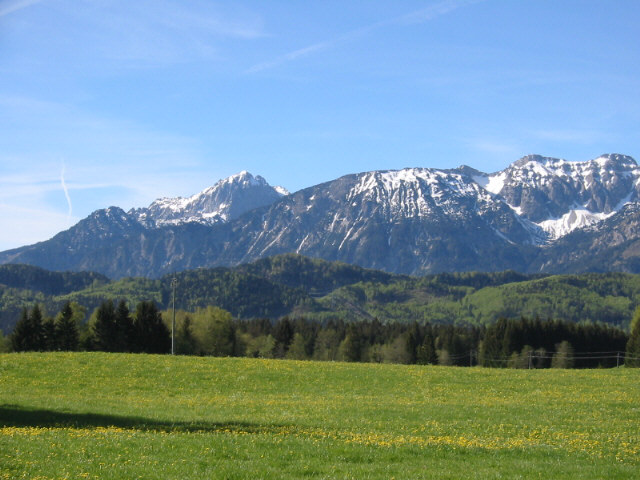
//> input picture sheet02/left.png, 640 x 480 px
$ ./exercise02 left.png   (built with g++ and OpenCV 4)
//> lines starting //> are read from the running program, lines starting //| are printed output that depends on the picture; after the words box and inside, x2 and y2 are one past the last pixel; in counts of white or black regions, pixels touching at a corner belong together
/**
 * Vorlesung: Bildbasierte Modellierung SS 2015
 * Professor: Prof. Dr.-Ing. Marcus Magnor
 * Betreuer: Felix Klose (klose@cg.cs.tu-bs.de)
 * Datum: 1.05.2015
 * Blatt: 2
 * Abgabe: Präsentation der bearbeiteten Aufgaben in der Übung am 8.5.2015.
 * URL: http://www.cg.cs.tu-bs.de/teaching/lectures/ss15/bbm/
 */

#include <iostream>
#include <cv.h>
#include <highgui.h>

/**
* http://stackoverflow.com/questions/22590907/cvsmooth-identifier-not-found ...
* http://answers.opencv.org/question/17546/opencv-will-drop-c-api-support-soon/
*/

int main(int argc, char **argv) {
	/**
	 * Aufgabe: 2D-Operationen auf Bildern (5 Punkte)
	 *
	 * In der Vorlesung wurde gezeigt, das große Bereiche natürlicher Bilder
	 * homogen sind, die meisten Informationen über ein Bild jedoch in den
	 * Kanten und Diskontinuitäten zu finden sind.  In disem Übungsblatt soll
	 * es darum gehen, Kanten und herausragende Punkte in Bildern zu finden.
	 *
	 * Häufige Grundlage der Verarbeitung von Bildern ist das Anwenden von
	 * Filtern.  Es entspricht der Faltung (engl. \emph{convolution}) des
	 * Bildes mit einem Filterkern.  Filterkerne werden zu sehr verschiedenen
	 * Zwecken eingesetzt.
	 *
	 * - Skizziere (auf Papier) eine eindimensionale Gaußfunktion mit
	 *   Mittelwert $\mu$ und Varianz $\sigma^2$.  Was ist die
	 *   Fourier-Transformation einer Gaußfunktion?
	 * - Lade ein Testbild und wandle es in ein Grauwertbild mit
	 *   float-Werten in $[0, 1]$ um.
	 */

	if (argc < 2) {
		std::cerr << "usage: " << argv[0] << " <image>" << std::endl;
		exit(1);
	}
	IplImage *image = cvLoadImage(argv[1]);
//> image is the input picture: 480 rows x 640 cols, CV_8UC3; mean B, G, R 147.6, 141.3, 114.5
	CvSize size = cvGetSize(image);
//> size = Size(640, 480)
	IplImage *imageFloat = cvCreateImage(size, IPL_DEPTH_32F, image->nChannels);
	IplImage *gray = cvCreateImage(size, IPL_DEPTH_32F, 1);

/* TODO */
	cvConvertScale(image, imageFloat, 1.0 / 255.0);
	cvCvtColor(imageFloat, gray, CV_BGR2GRAY);

	cvNamedWindow("Grayscale");
	cvShowImage("Grayscale", gray);
	cvWaitKey(0);

	/**
	 * - Falte ein verrauschtes Testbild mit Gaußfunktionen verschiedener
	 *   Varianzen. Was passiert? Welchen Einfluss hat die Kernelgröße?
	 */
	IplImage *lgauss = cvCreateImage(size, IPL_DEPTH_32F, 1);
	IplImage *sgauss = cvCreateImage(size, IPL_DEPTH_32F, 1);

/* TODO */
	int kernel_size = 201;
	float sigma_s = 2;
	float sigma_l = 20;
	cvSmooth(gray, sgauss, CV_GAUSSIAN, kernel_size, kernel_size, sigma_s);
	cvSmooth(gray, lgauss, CV_GAUSSIAN, kernel_size, kernel_size, sigma_l);
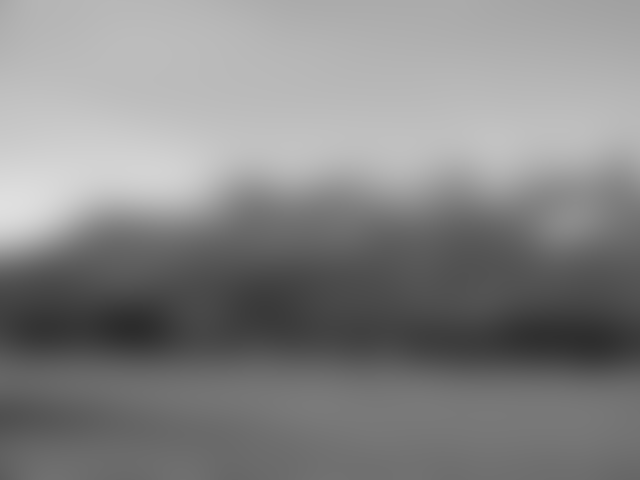
//> lgauss: 480 rows x 640 cols, CV_32FC1; min 0.174, max 0.876, mean 0.526

	cvNamedWindow("Large Gaussian");
	cvShowImage("Large Gaussian", lgauss);
	cvNamedWindow("Small Gaussian");
	cvShowImage("Small Gaussian", sgauss);
	cvWaitKey(0);

	/**
	 * - Betrachte die Differenzen zweier gaußgefilterter Bilder (evt.
	 *   skalieren).
	 */
	IplImage *dog = cvCreateImage(size, IPL_DEPTH_32F, 1);

/* TODO */
	cvAbsDiff(lgauss, sgauss, dog);

	cvNamedWindow("Difference of Gaussians");
	cvShowImage("Difference of Gaussians", dog);
	cvWaitKey(0);

	/**
	 * Aufgabe: Diskrete Ableitungen (5 Punkte)
	 *
	 * Mathematisch sind Ableitungen nur für stetige Funktionen definiert.  Da
	 * ein Bild nur pixelweise, d.h. an diskreten Stellen, Informationen
	 * liefert, kann man Ableitungen von Bildern nicht direkt bestimmen.  Eine
	 * naheliegene Approximation der Ableitung ist der Differenzenquotient.
	 * Sei $f:\Omega \subset \mathbb{R} \to \mathbb{R}$ eine Funktion.  Dann
	 * ist der Differenzenquotient $D_h(x) = \frac{f(x+h) - f(x)}{h}$ eine
	 * Approximation an $f'(x)$ für hinreichend kleines h.  Für
	 * differenzierbare Funktionen liefert allerdings die zentrale Differenz
	 * \begin{equation}
	 * D(x) = \frac{f(x+h) - f(x-h)}{2h}
	 * \end{equation}
	 * eine deutlich bessere Approximation (siehe auch \emph{Numerical Recipes
	 * in C} von Press et al., Chapter 5).
	 *
	 * - Bestimme einen diskreten Faltungskern, der die zentrale Differenz
	 *   approximiert.
	 */

/* TODO */
	float kernel[] = { -10.0, 0, 10.0 };
	CvMat *filterDx = cvCreateMatHeader(1, 3, CV_32FC1);
	CvMat *filterDy = cvCreateMatHeader(3, 1, CV_32FC1);
	cvSetData(filterDx, kernel, filterDx->step);
	cvSetData(filterDy, kernel, filterDy->step);

	/**
	 * - Implementiere diskretes Differenzieren als Faltung mit diesem Kern und
	 *   wende es auf ein glattes Testbild an.  Was passiert, wenn du ein
	 *   verrauschtes Testbild verwendest?
	 */
	IplImage *dx = cvCreateImage(size, IPL_DEPTH_32F, 1);
	IplImage *dy = cvCreateImage(size, IPL_DEPTH_32F, 1);

/* TODO */
	cvFilter2D(gray, dx, filterDx);
	cvFilter2D(gray, dy, filterDy);

	cvNamedWindow("DX");
	cvShowImage("DX", dx);
	cvNamedWindow("DY");
	cvShowImage("DY", dy);
	cvWaitKey(0);

	/**
	 * - Verwende in der Implementierung nun Faltung mit dem Sobel-Operator
	 *   (\code{cvSobel}) und beobachte die Ergebnisse auf dem verrauschten
	 *   Testbild.
	 */
	IplImage *sobel = cvCreateImage(size, IPL_DEPTH_32F, 1);

/* TODO */
	cvSobel(gray, sobel, 1, 0);

	cvNamedWindow("sobel");
	cvShowImage("sobel", sobel);
	cvWaitKey(0);

	/**
	 * Aufgabe: Features (10 Punkte)
	 *
	 * Kanten in Bildern werden häufig als Intensitätssprünge beschrieben.
	 *
	 * - Berechne den Betrag des Gradienten eines Testbildes und bestimme
	 *   Schwellwerte des Gradienten, um möglichst alle Kanten zu entdecken
	 *   oder möglichst nur Kanten zu entdecken.
	 */
	IplImage* gradient = cvCreateImage(size, IPL_DEPTH_32F, 1);

/* TODO */
	IplImage *dxx = cvCreateImage(size, IPL_DEPTH_32F, 1);
	IplImage *dyy = cvCreateImage(size, IPL_DEPTH_32F, 1);
	cvMul(dx, dx, dxx);
	cvMul(dy, dy, dyy);

	cvAdd(dxx, dyy, gradient);

	cvShowImage("Gradient", gradient);
	cvWaitKey(0);

	IplImage* edge1 = cvCreateImage(size, IPL_DEPTH_8U, 1);
	IplImage* edge2 = cvCreateImage(size, IPL_DEPTH_8U, 1);

/* TODO */
	int t1 = 1, t2 = 10;
	cvCmpS(gradient, t1, edge1, CV_CMP_GT);
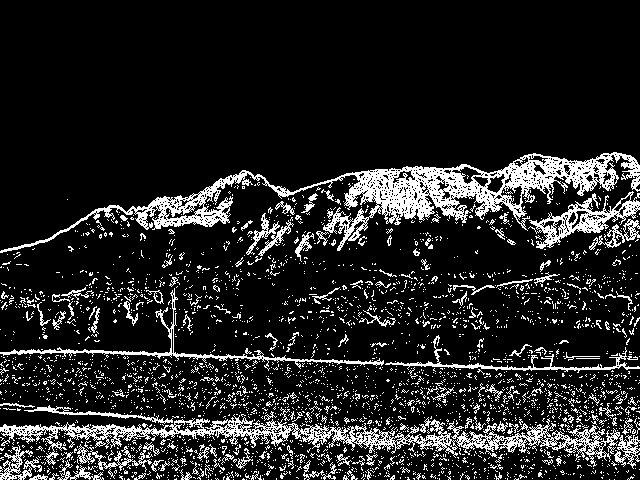
//> edge1: 480 rows x 640 cols, CV_8UC1; 13.8% white in thin lines or dots, all inside (x1, y1, x2, y2) = (0, 152, 640, 480)
	cvCmpS(gradient, t2, edge2, CV_CMP_GT);
//> edge2: 480 rows x 640 cols, CV_8UC1; 1.5% white in thin lines or dots, all inside (x1, y1, x2, y2) = (0, 153, 640, 480)

	cvShowImage("All edges", edge1);
	cvWaitKey(0);
	cvShowImage("Only edges", edge2);
	cvWaitKey(0);

	/*
	 * - Vergleiche mit dem Ergebnis des Canny-Kantendetektors
	 *   (\code{cvCanny}), wenn er mit diesen Parametern aufgerufen wird.
	 */
	IplImage* edge = cvCreateImage(size, IPL_DEPTH_8U, 1);

/* TODO */
	IplImage* gray_u8 = cvCreateImage(size, IPL_DEPTH_8U, 1);
	cvCvtColor(image, gray_u8, CV_BGR2GRAY);
	cvCanny(gray_u8, edge, t1, t2, 3);
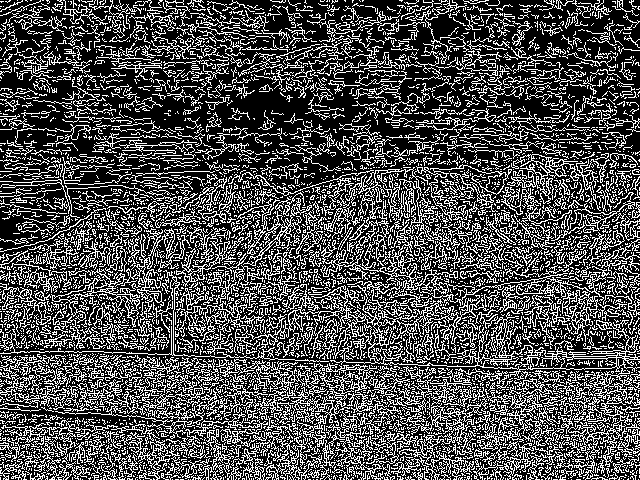
//> edge: 480 rows x 640 cols, CV_8UC1; 30.7% white in thin lines or dots

	cvShowImage("Canny", edge);
	cvWaitKey(0);

	/**
	 * Einzelne herausragende Punkte werden auch als Featurepunkte oder Ecken
	 * bezeichnet, selbst wenn sie nicht auf einer Kante liegen.
	 *
	 * - Implementiere die Harris-Corner Detektion.  Verwende dabei nicht die
	 *   OpenCV Methode cvCornerHarris, sondern implementiere selbst eine
	 *   Funktion, die ein Grauwertbild, einen Parameter $k$ für die Berechnung
	 *   des Featureindikators und einen Schwellwert für ausreichend großen
	 *   Ausschlag des Indikators entgegennimmt und die Featurepunkte
	 *   zurückgibt.
	 */
	std::vector<CvPoint> harris_pts;

/* TODO */
    IplImage* i_xx = cvCreateImage(size,IPL_DEPTH_32F,1);
    IplImage* i_yy = cvCreateImage(size,IPL_DEPTH_32F,1);
    IplImage* i_xy = cvCreateImage(size,IPL_DEPTH_32F,1);

    cvSobel(gray,dx,1,0,3);
    cvSobel(gray,dy,0,1,3);

    cvMul(dx,dx,i_xx,1);
    cvMul(dy,dy,i_yy,1);
    cvMul(dx,dy,i_xy,1);
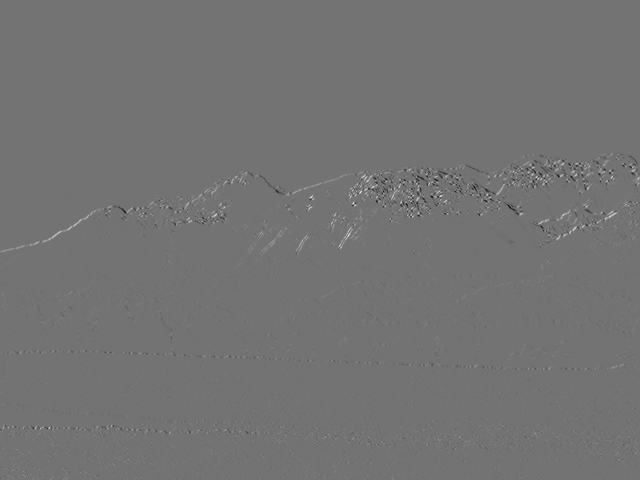
//> i_xy: 480 rows x 640 cols, CV_32FC1; min -2.43, max 2.94, mean 0.0032; drawn with min black and max white

	//or 5?
	cvSmooth(i_xx, i_xx, CV_BLUR, 3, 3);
	cvSmooth(i_yy, i_yy, CV_BLUR, 3, 3);
	cvSmooth(i_xy, i_xy, CV_BLUR, 3, 3);

	double k = 0.04, omega = 0.1;

	/*
		Response function
		R = det A − k(trace A)^2

		So with OpenCv it should be: Ixx * Iyy - Ixy^2 - k*(Ixx+Iyy)^2
	*/
	CvMat* R = cvCreateMat(size.height,size.width,CV_32FC1);
	cvMul(i_xx, i_yy, R);
	cvMul(i_xy, i_xy, i_xy); //i_xy is now i_xy^2
	cvSub(R, i_xy, R);

	CvMat* trace = cvCreateMat(size.height,size.width,CV_32FC1);
	cvAdd(i_xx, i_yy, trace);
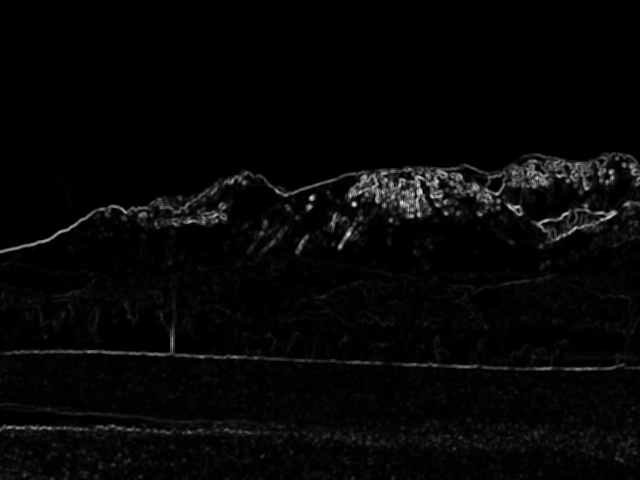
//> trace: 480 rows x 640 cols, CV_32FC1; min 0, max 3.25, mean 0.0843; drawn with min black and max white
	cvMul(trace, trace, trace, k);

    cvSub(R, trace, R);
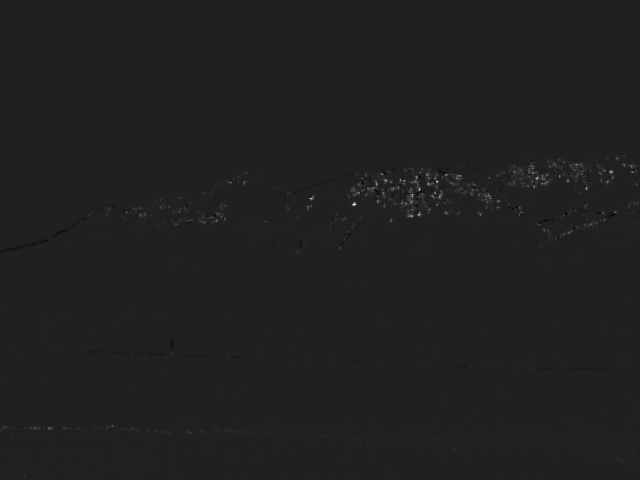
//> R: 480 rows x 640 cols, CV_32FC1; min -0.257, max 1.79, mean 0.00322; drawn with min black and max white

    for(int x = 1; x < size.width-1; x++){
        for(int y=1; y < size.height-1; y++){

            float r = CV_MAT_ELEM((*R),float,y,x);

			// r < 0 -> Edge
			// r > 0 -> Corner
			// |r| small -> flat

			/*
			The Algorithm:
				– Find points with large corner response
				  function R (R > threshold)
				– Take the points of local maxima of R
			*/

            if(r>omega){
				bool localMaximum = true;
				for(int u=-1; u<2; ++u) {
					for(int v=-1; v<2; ++v) {
						if(v==0 && u==0) continue;
						localMaximum &= (r > CV_MAT_ELEM((*R),float,y+u,x+v));
					}
				}
				if(localMaximum) {
					harris_pts.push_back(cvPoint(x,y));
				}
            }
        }
    }
//> after the loop, harris_pts = 468 Points (x, y), first 12: [4, 426], [24, 428], [24, 475], [31, 428], [34, 428], [36, 428], [39, 428], [44, 427], [48, 428], [50, 428], [64, 428], [69, 428]

	/**
	 * - Zeichne ein $3\times3$ Rechteck um jede gefundene Harris-Corner.
	 */

/* TODO */

	for (int j = 0; j<harris_pts.size();j++){
        int x = harris_pts[j].x;
        int y = harris_pts[j].y;
        cvRectangle(image, cvPoint(1+x, 1+y) , cvPoint(-1+x,-1+y) , cvScalar(0, 0, 255, 0), 1, 8, 0);
    }
//> this loop made 468 passes
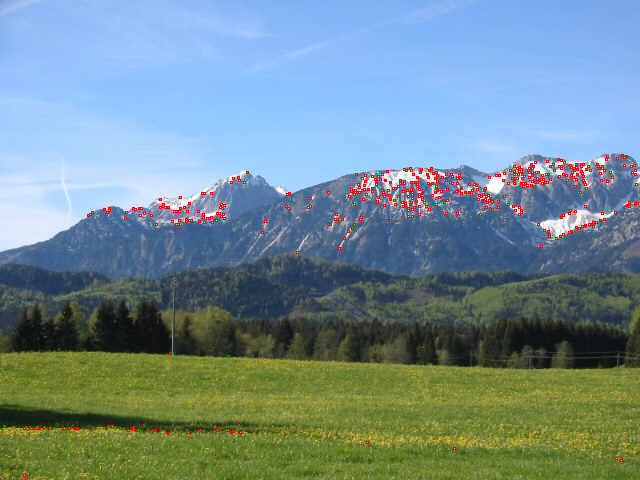
//> image: 480 rows x 640 cols, CV_8UC3; mean B, G, R 145.6, 139.4, 115.6

	cvShowImage("Harris Corners", image);
	cvWaitKey(0);
}
